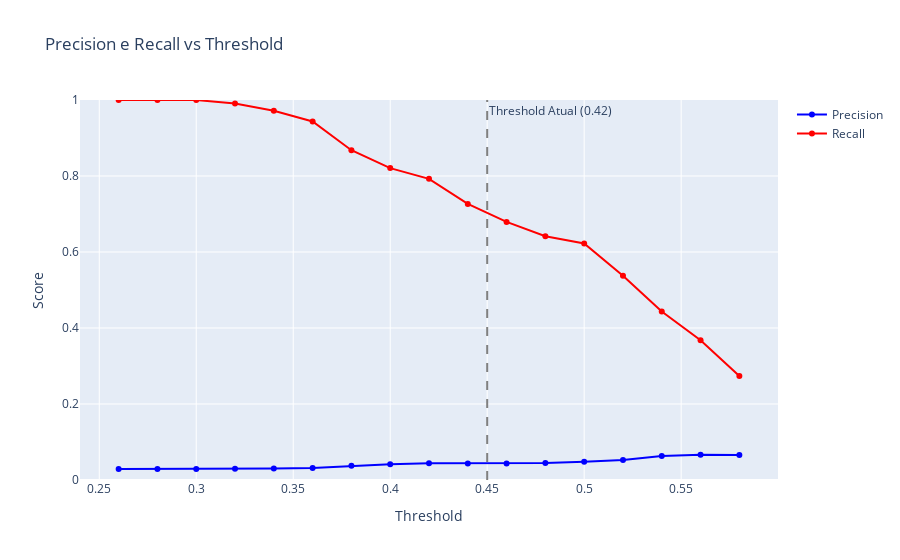

Notebook code for this chart:
### Code cell
plot_th_decision(xgb_model, X_val, y_val, th_atual=0.42)

# 0.42 permite um aumento da recall em relação a 0.40. 
# caso eu desça o th para 0.40, tenho um decaimento da precision de 0,043 para 0,041
# caso aumente para 0.44, recall cai de 0,79 para 0,72 e a precision aumenta de forma marginal
# portanto, manteremos 0,42

### Figure 1 — Plotly figure (JSON) as saved in the notebook; plotly's stock layout.template omitted (floating-point values rounded to 4 significant figures)
{"data": [{"line": {"color": "blue", "width": 2}, "name": "Precision", "type": "scatter", "x": [0.26, 0.28, 0.3, 0.32, 0.34, 0.36, 0.38, 0.4, 0.42, 0.44, 0.46, 0.48, 0.5, 0.52, 0.54, 0.56, 0.58], "y": [0.02913, 0.02913, 0.02922, 0.02955, 0.0304, 0.03164, 0.03741, 0.04153, 0.04386, 0.04363, 0.04343, 0.04483, 0.04803, 0.05244, 0.06292, 0.06655, 0.06561]}, {"line": {"color": "red", "width": 2}, "name": "Recall", "type": "scatter", "x": [0.26, 0.28, 0.3, 0.32, 0.34, 0.36, 0.38, 0.4, 0.42, 0.44, 0.46, 0.48, 0.5, 0.52, 0.54, 0.56, 0.58], "y": [1, 1, 1, 0.9906, 0.9717, 0.9434, 0.8679, 0.8208, 0.7925, 0.7264, 0.6792, 0.6415, 0.6226, 0.5377, 0.4434, 0.3679, 0.2736]}], "layout": {"annotations": [{"showarrow": false, "text": "Threshold Atual (0.42)", "x": 0.45, "xanchor": "left", "xref": "x", "y": 1, "yanchor": "top", "yref": "y domain"}], "hovermode": "x unified", "shapes": [{"line": {"color": "gray", "dash": "dash"}, "type": "line", "x0": 0.45, "x1": 0.45, "xref": "x", "y0": 0, "y1": 1, "yref": "y domain"}], "title": {"text": "Precision e Recall vs Threshold"}, "xaxis": {"title": {"text": "Threshold"}}, "yaxis": {"range": [0, 1], "title": {"text": "Score"}}}}
